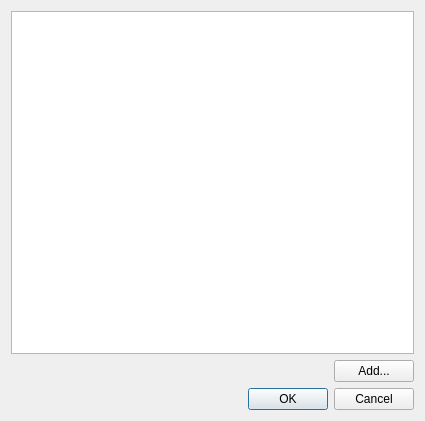
<?xml version="1.0" encoding="UTF-8"?>
<ui version="4.0">
 <class>SelectAlbumDialog</class>
 <widget class="QDialog" name="SelectAlbumDialog">
  <property name="geometry">
   <rect>
    <x>0</x>
    <y>0</y>
    <width>425</width>
    <height>421</height>
   </rect>
  </property>
  <property name="windowTitle">
   <string>Select album</string>
  </property>
  <layout class="QVBoxLayout" name="verticalLayout">
   <item>
    <widget class="QTreeView" name="View_"/>
   </item>
   <item>
    <layout class="QHBoxLayout" name="horizontalLayout">
     <item>
      <spacer name="horizontalSpacer">
       <property name="orientation">
        <enum>Qt::Horizontal</enum>
       </property>
       <property name="sizeHint" stdset="0">
        <size>
         <width>40</width>
         <height>20</height>
        </size>
       </property>
      </spacer>
     </item>
     <item>
      <widget class="QPushButton" name="AddButton_">
       <property name="text">
        <string>Add...</string>
       </property>
       <property name="icon">
        <iconset theme="list-add"/>
       </property>
      </widget>
     </item>
    </layout>
   </item>
   <item>
    <widget class="QDialogButtonBox" name="buttonBox">
     <property name="orientation">
      <enum>Qt::Horizontal</enum>
     </property>
     <property name="standardButtons">
      <set>QDialogButtonBox::Cancel|QDialogButtonBox::Ok</set>
     </property>
    </widget>
   </item>
  </layout>
 </widget>
 <resources/>
 <connections>
  <connection>
   <sender>buttonBox</sender>
   <signal>accepted()</signal>
   <receiver>SelectAlbumDialog</receiver>
   <slot>accept()</slot>
   <hints>
    <hint type="sourcelabel">
     <x>248</x>
     <y>254</y>
    </hint>
    <hint type="destinationlabel">
     <x>157</x>
     <y>274</y>
    </hint>
   </hints>
  </connection>
  <connection>
   <sender>buttonBox</sender>
   <signal>rejected()</signal>
   <receiver>SelectAlbumDialog</receiver>
   <slot>reject()</slot>
   <hints>
    <hint type="sourcelabel">
     <x>316</x>
     <y>260</y>
    </hint>
    <hint type="destinationlabel">
     <x>286</x>
     <y>274</y>
    </hint>
   </hints>
  </connection>
 </connections>
</ui>
